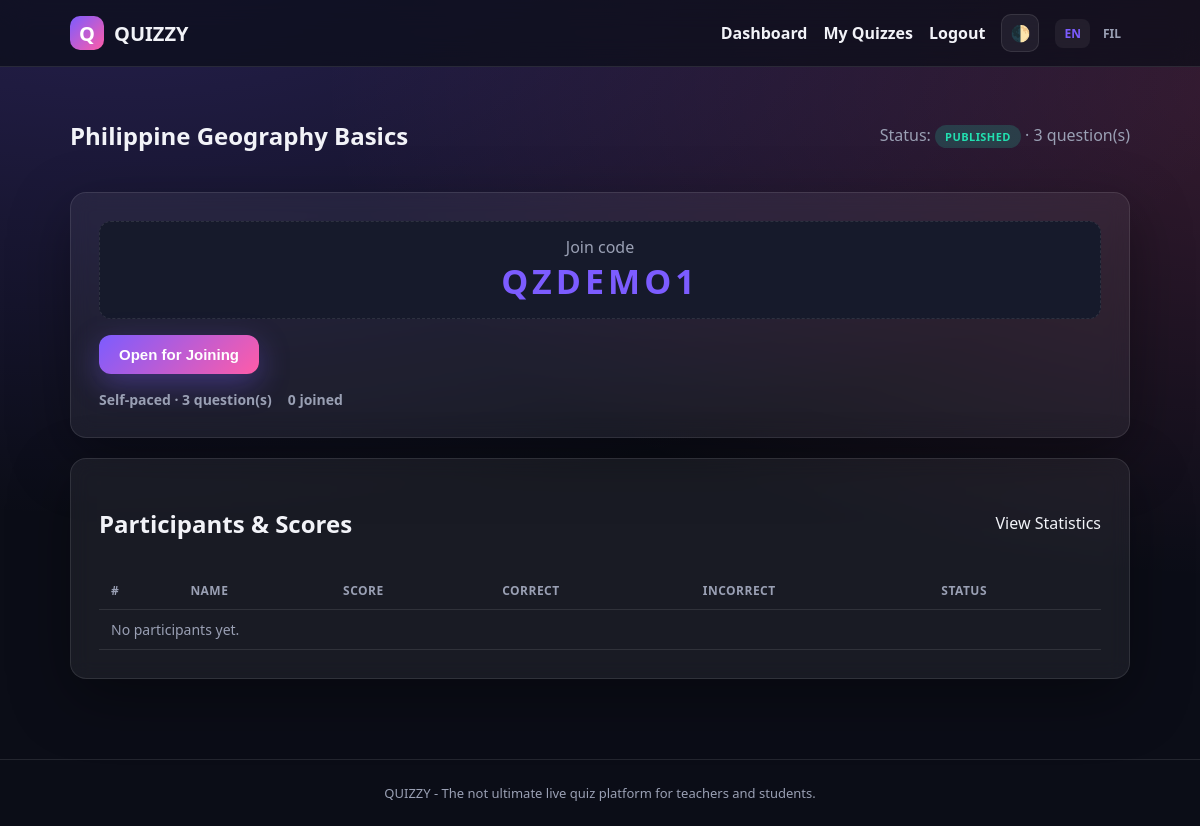
The page /teacher/session.php?id=1 (signed in) on the database its author committed.
### tables this page shows
CREATE TABLE quizzes (
    id INT AUTO_INCREMENT PRIMARY KEY,
    teacher_id INT NOT NULL,
    title VARCHAR(150) NOT NULL,
    description TEXT NULL,
    code VARCHAR(10) NOT NULL UNIQUE,
    status ENUM('draft','published','open','in_progress','completed','expired','archived') NOT NULL DEFAULT 'draft',
    default_time_limit INT NOT NULL DEFAULT 20,
    show_feedback_immediately TINYINT(1) NOT NULL DEFAULT 1,
    show_leaderboard_during TINYINT(1) NOT NULL DEFAULT 1,
    show_correct_answers_after TINYINT(1) NOT NULL DEFAULT 1,
    time_bonus_enabled TINYINT(1) NOT NULL DEFAULT 1,
    penalty_enabled TINYINT(1) NOT NULL DEFAULT 0,
    penalty_points INT NOT NULL DEFAULT 0,
    powerups_enabled VARCHAR(255) NOT NULL DEFAULT 'double_points,shield,time_boost,fifty_fifty,score_boost',
    current_question_index INT NOT NULL DEFAULT 0,
    question_started_at DATETIME NULL,
    session_status ENUM('idle','waiting','active','completed') NOT NULL DEFAULT 'idle',
    session_started_at DATETIME NULL,
    session_closed_at DATETIME NULL,
    created_at TIMESTAMP DEFAULT CURRENT_TIMESTAMP,
    updated_at TIMESTAMP DEFAULT CURRENT_TIMESTAMP ON UPDATE CURRENT_TIMESTAMP,
    FOREIGN KEY (teacher_id) REFERENCES teachers(id) ON DELETE CASCADE,
    INDEX idx_code (code),
    INDEX idx_teacher (teacher_id)
);

### includes/functions.php (called while the page is built, shortened)
<?php
require_once __DIR__ . '/database.php';
function e(?string $value): string {
    return htmlspecialchars((string)$value, ENT_QUOTES, 'UTF-8');
}
function current_teacher_id(): ?int {
    return $_SESSION['teacher_id'] ?? null;
}
function base_url(string $path = ''): string {
    $scriptDir = str_replace('\\', '/', dirname($_SERVER['SCRIPT_NAME'] ?? '/'));
    $root = preg_replace('#/(teacher|api)$#', '', $scriptDir);
    if ($root === '/' || $root === '') $root = '';
    return $root . '/' . ltrim($path, '/');
}

### includes/database.php (called while the page is built, shortened)
<?php
function db(): PDO {
    static $pdo = null;
    if ($pdo === null) {
        $dsn = 'mysql:host=' . DB_HOST . ';dbname=' . DB_NAME . ';charset=utf8mb4';
        try {
            $pdo = new PDO($dsn, DB_USER, DB_PASS, [
                PDO::ATTR_ERRMODE => PDO::ERRMODE_EXCEPTION,
                PDO::ATTR_DEFAULT_FETCH_MODE => PDO::FETCH_ASSOC,
                PDO::ATTR_EMULATE_PREPARES => false,
            ]);
        } catch (PDOException $e) {
            error_log('DB connection failed: ' . $e->getMessage());
            http_response_code(500);
            die('QUIZZY is temporarily unavailable. Please try again shortly.');
        }
    }
    return $pdo;
}

### includes/quiz_functions.php (called while the page is built, shortened)
<?php
require_once __DIR__ . '/database.php';
function get_owned_quiz(int $quizId, int $teacherId): ?array {
    $stmt = db()->prepare('SELECT * FROM quizzes WHERE id = ? AND teacher_id = ?');
    $stmt->execute([$quizId, $teacherId]);
    $quiz = $stmt->fetch();
    return $quiz ?: null;
}
function quiz_question_count(int $quizId): int {
    $stmt = db()->prepare('SELECT COUNT(*) FROM questions WHERE quiz_id = ?');
    $stmt->execute([$quizId]);
    return (int)$stmt->fetchColumn();
}

### teacher/session.php (the view, shortened to what this page needs)
<?php
require_once __DIR__ . '/../includes/functions.php';
require_once __DIR__ . '/../includes/quiz_functions.php';
$quizId = (int)($_GET['id'] ?? 0);
$quiz = get_owned_quiz($quizId, current_teacher_id());
$questionCount = quiz_question_count($quizId);
$stmt = db()->prepare('SELECT * FROM participants WHERE quiz_id = ? ORDER BY score DESC, joined_at ASC LIMIT 50');
$stmt->execute([$quizId]);
$participants = $stmt->fetchAll();
require __DIR__ . '/../includes/header.php';
?>
<section class="page-head">
  <h1><?= e($quiz['title']) ?></h1>
  <p class="muted">Status: <span class="status-pill status-<?= e($quiz['status']) ?>"><?= e(ucwords(str_replace('_',' ',$quiz['status']))) ?></span> · <?= $questionCount ?> question(s)</p>
</section>
<section class="glass-card session-control">
  <div class="quiz-code-display">
    <span class="muted">Join code</span>
    <span class="quiz-code-big"><?= e($quiz['code']) ?></span>
  </div>
  <div class="session-actions">
    <?php if ($quiz['status'] === 'draft'): ?>
      <form method="post" action="actions.php"><?= csrf_field() ?><input type="hidden" name="action" value="publish_quiz"><input type="hidden" name="quiz_id" value="<?= $quizId ?>">
        <button class="btn btn-primary" <?= $questionCount < 1 ? 'disabled' : '' ?>>Publish Quiz</button></form>
    <?php elseif (in_array($quiz['status'], ['published', 'completed'], true)): ?>
      <form method="post" action="actions.php"><?= csrf_field() ?><input type="hidden" name="action" value="open_quiz"><input type="hidden" name="quiz_id" value="<?= $quizId ?>">
        <button class="btn btn-primary">Open for Joining</button></form>
    <?php elseif ($quiz['status'] === 'open' && $quiz['session_status'] === 'waiting'): ?>
      <form method="post" action="actions.php"><?= csrf_field() ?><input type="hidden" name="action" value="start_quiz"><input type="hidden" name="quiz_id" value="<?= $quizId ?>">
        <button class="btn btn-primary">Start Quiz</button></form>
    <?php endif; ?>
  </div>
  <div id="liveStats" class="live-stats">
    <span id="liveQuestion">Self-paced · <?= $questionCount ?> question(s)</span>
    <span id="liveParticipants"><?= count($participants) ?> joined</span>
  </div>
</section>
<section class="glass-card">
  <div class="section-head-row">
    <h2>Participants & Scores</h2>
    <a href="<?= e(base_url('teacher/statistics.php?id=' . $quizId)) ?>">View Statistics</a>
  </div>
  <table class="data-table">
    <thead><tr><th>#</th><th>Name</th><th>Score</th><th>Correct</th><th>Incorrect</th><th>Status</th></tr></thead>
    <tbody id="participantTableBody">
      <?php if (!$participants): ?><tr><td colspan="6" class="muted">No participants yet.</td></tr><?php endif; ?>
    </tbody>
  </table>
</section>
<?php require __DIR__ . '/../includes/footer.php'; ?>

### assets/css/style.css (style rules this page uses)
:root { --bg: #0b0d17; --bg-alt: #12152321; --surface: rgba(255,255,255,0.06); --surface-solid: #161a2b; --border: rgba(255,255,255,0.10); --text: #f2f3f8; --text-muted: #9aa0b4; --primary: #7c5cff; --primary-2: #ff5ca8; --accent: #22e0b0; --danger: #ff5470; --warning: #ffb020; --radius: 16px; --shadow: 0 20px 60px rgba(0,0,0,0.35); --font: 'Segoe UI', system-ui, -apple-system, Roboto, Helvetica, Arial, sans-serif; }
* { box-sizing: border-box; }
body { margin: 0; font-family: var(--font); background: radial-gradient(1200px 600px at 10% -10%, rgba(124,92,255,0.25), transparent), radial-gradient(1000px 500px at 110% 10%, rgba(255,92,168,0.18), transparent), var(--bg); color: var(--text); min-height: 100vh; -webkit-font-smoothing: antialiased; transition: background-color .3s ease, color .3s ease; }
a { color: inherit; text-decoration: none; }
.glass-card { background: var(--surface); border: 1px solid var(--border); border-radius: var(--radius); box-shadow: var(--shadow); padding: 28px; backdrop-filter: blur(10px); }
.btn { display: inline-flex; align-items: center; justify-content: center; gap: 8px; padding: 11px 20px; border-radius: 12px; border: none; font-weight: 700; font-size: 15px; cursor: pointer; transition: transform .15s ease, box-shadow .15s ease; text-align: center; }
.btn-primary { background: linear-gradient(135deg, var(--primary), var(--primary-2)); color: #fff; box-shadow: 0 10px 30px rgba(124,92,255,0.35); }
.muted { color: var(--text-muted); }
.status-pill { padding: 4px 10px; border-radius: 999px; font-size: 11px; font-weight: 800; text-transform: uppercase; letter-spacing: .04em; white-space: nowrap; }
.status-published { background: rgba(34,224,176,0.18); color: var(--accent); }
.page-head { display: flex; justify-content: space-between; align-items: center; flex-wrap: wrap; gap: 12px; margin-bottom: 20px; }
.section-head-row { display: flex; justify-content: space-between; align-items: center; margin-bottom: 12px; }
.data-table { width: 100%; border-collapse: collapse; font-size: 14px; }
.data-table th, .data-table td { text-align: left; padding: 10px 12px; border-bottom: 1px solid var(--border); }
.data-table th { color: var(--text-muted); font-size: 12px; text-transform: uppercase; letter-spacing: .04em; }
.session-control { display: flex; flex-direction: column; gap: 16px; margin-bottom: 20px; }
.quiz-code-display { display: flex; flex-direction: column; align-items: center; padding: 14px; border-radius: 12px; background: var(--surface-solid); border: 1px dashed var(--border); }
.quiz-code-big { font-size: 34px; font-weight: 900; letter-spacing: .12em; color: var(--primary); }
.session-actions { display: flex; gap: 10px; flex-wrap: wrap; }
.session-actions form { display: inline; }
.live-stats { display: flex; gap: 16px; flex-wrap: wrap; font-weight: 700; color: var(--text-muted); font-size: 14px; }

### rows shown on the page
quizzes: title "Philippine Geography Basics", status "PUBLISHED", code "QZDEMO1"

### other values the page prints
$questionCount "3"
count($participants) "0"
t('app_tagline') "The not ultimate live quiz platform for teachers and students."
